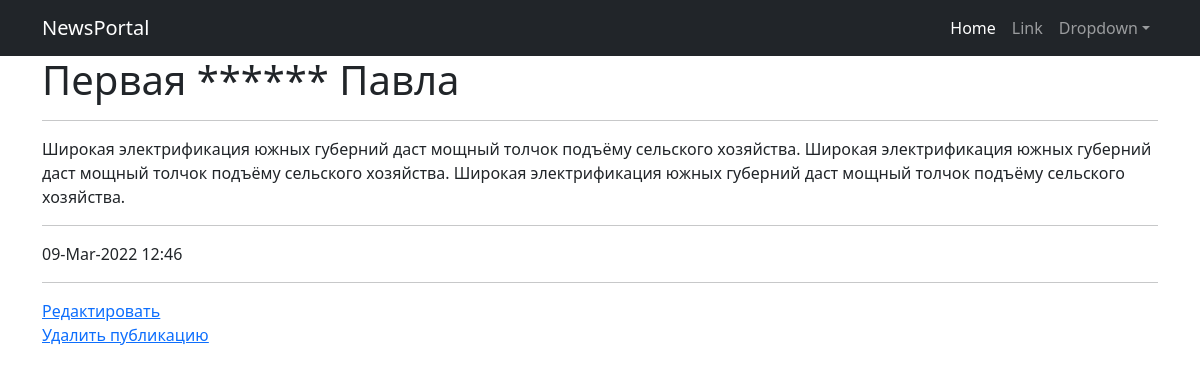
/news/news/2, run on the app's committed database.
### newspage/models.py (models this page shows, shortened)
class Post(models.Model):
    news = 'N'
    article = 'A'
    type = [
        (news, 'Новость'),
        (article, 'Статья')
    ]
    type_post = models.CharField(max_length=1, choices=type, default=article)
    author = models.ForeignKey(Author, on_delete=models.CASCADE)
    time_write = models.DateTimeField(auto_now_add=True)
    title = models.CharField(max_length=255, blank=False)
    text = models.TextField()
    rating = models.IntegerField(default=0)

### newspage/views.py (the view)
# urls.py: path('news/<int:pk>', PostText.as_view(), name='post'),
class PostText(DetailView):
    model = Post
    template_name = 'post.html'
    context_object_name = 'post'
    def get_context_data(self, **kwargs):
        context = super().get_context_data(**kwargs)
        context['time_now'] = datetime.time()
        context['value1'] = None
        return context

### newspage/templatetags/custom_filters.py (called while the page is built)
@register.filter(name='censor')
def censor(value, arg):
    censor_words = ['булок', 'плюшек', 'пирожков', 'статья']  # ненормативная лексика
    ln = len(censor_words)
    filtred_text = ''
    string = ''
    pattern = '*'  # замена
    for i in value:
        string += i
        string2 = string.lower()
        flag = 0
        for j in censor_words:
            if not string2 in j:
                flag += 1
            if string2 == j:
                filtred_text += pattern * len(string)
                flag -= 1
                string = ''
        if flag == ln:
            filtred_text += string
            string = ''
    if string2 != '' and string2 not in censor_words:
        filtred_text += string
    elif string2 != '':
        filtred_text += pattern * len(string)
    return filtred_text

### templates/post.html (shortened to what this page needs)
{% extends 'flatpages/default.html' %}
{% load custom_filters %}
{% block content %}
<h1> {{ post.title | censor:'булок' }} </h1>
    <hr>
{{ post.text | censor:'булок' }}
    <hr>
{{ post.time_write | date:'d-M-Y h:i' }}
<hr>
    <a href="{% url 'post_edit' post.id %}"><u>Редактировать</u></a><br>
    <a href="{% url 'post_delete' post.id %}"><u>Удалить публикацию</u></a>
{% endblock content %}

### data on the page
Post: title|censor "Первая ****** Павла", text|censor "Широкая электрификация южных губерний даст мощный толчок подъёму сельского хозяйства. Широкая электрификация южных губерний даст мощный толчок подъёму сельского хозяйства. Широкая электрификация южных губерний даст мощный толчок подъёму сельского хозяйства.", time_write "09-Mar-2022 12:46"
